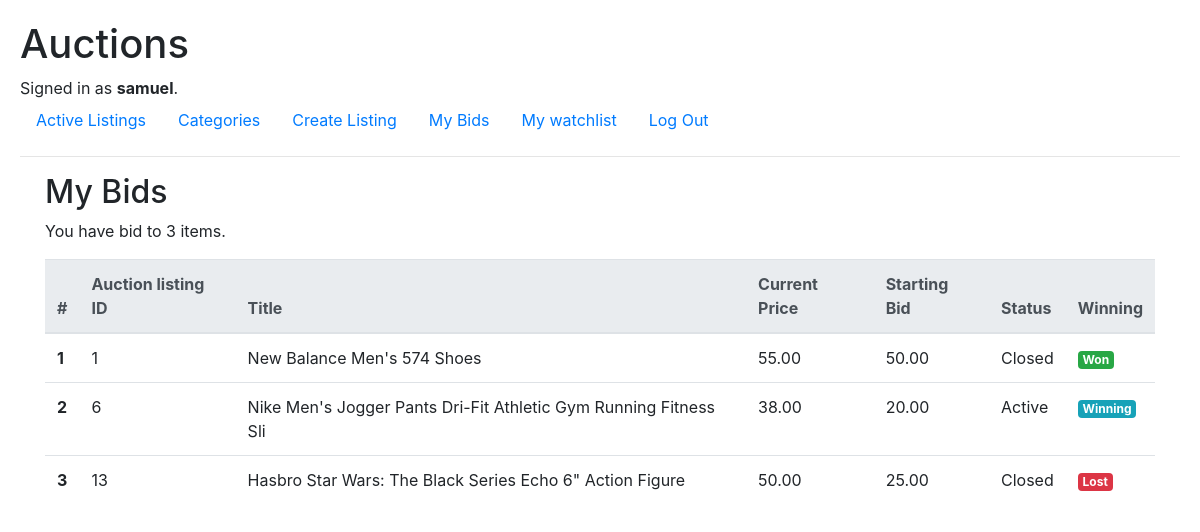
Screenshot of /mybiddings (signed in) with the database file from the repository.
### auctions/models.py (models this page shows, shortened)
class User(AbstractUser):
    email = models.EmailField(unique=True)

class Auction(models.Model):
    title = models.CharField(max_length=64)
    description = models.TextField(max_length=512)
    starting_bid = models.DecimalField(max_digits=9, decimal_places=2, default=0.00)
    current_bid = models.DecimalField(max_digits=9, decimal_places=2, default=0.00)
    category = models.ForeignKey(Category, on_delete=models.CASCADE, related_name="auction_category", blank=True, null=True) # related_name search all the auctions with a given category
    imageURL = models.URLField(blank=True)
    seller = models.ForeignKey(User, on_delete=models.CASCADE, related_name="auction_seller")
    closed = models.BooleanField(default=False)
    creation_date = models.DateTimeField(auto_now_add=True)
    update_date = models.DateTimeField(auto_now=True, null=True)
    end_date = models.DateTimeField(null=True)

### auctions/views.py (the view)
# urls.py: path("mybiddings", views.mybiddings, name="mybiddings")
@login_required(login_url="login")
def mybiddings(request):
    try:
        mybiddings= Bid.objects.filter(bider=request.user.id).values('auction').distinct()
        auction_numbers = mybiddings.values_list('auction', flat=True)
        unique_auctions = Auction.objects.filter(id__in=auction_numbers)
        auction_status_dict = {}
        for auction_id in auction_numbers:
            try:
                highest_bidder = Bid.objects.filter(auction=auction_id).order_by('-bid_price').first().bider
                is_highest_bidder = highest_bidder == request.user
                auction_status_dict[auction_id] = is_highest_bidder
            except Bid.DoesNotExist:
                auction_status_dict[auction_id] = False
    except ObjectDoesNotExist:
        mybiddings = None
        unique_auctions = None
        auction_numbers = 0
    return render(request, "auctions/mybiddings.html", {
        "mybiddings": mybiddings,
        "unique_auctions": unique_auctions,
        "Num": len(unique_auctions),
        "auction_status_dict": auction_status_dict
    })

### auctions/templates/auctions/mybiddings.html
{% extends "auctions/layout.html" %}
{% block body %}
<div class="container">
    <h2>My Bids</h2>
    {% if mybiddings %}
    <div><p>You have bid to {{ Num }} items.</p></div>
    <table class="table table-hover">
        <thead class="thead-light">
          <tr>
            <th scope="col">#</th>
            <th scope="col">Auction listing ID</th>
            <th scope="col">Title</th>
            <th scope="col">Current Price</th>
            <th scope="col">Starting Bid</th>
            <th scope="col">Status</th>
            <th scope="col">Winning</th>
          </tr>
        </thead>
        <tbody>
        {% for auction in unique_auctions %}
          <tr>
            <th scope="row">{{ forloop.counter }}</th>
            <td>{{ auction.id }}</td>
            <td><a href="{% url 'listing' auction.id %}" style="color: inherit;">{{ auction.title }}</a></td>
            <td>{{ auction.current_bid }}</td>
            <td>{{ auction.starting_bid }}</td>
            <td>
                {% if auction.closed %}
                    Closed
                {% else %}
                    Active
                {% endif %}
            </td>
            <td>
              {% for id, flag in auction_status_dict.items %}
              {% if id == auction.id  %}
              {% if flag and auction.closed %}
              <span class="badge badge-success" id="status">Won</span>
              {% elif flag and not auction.closed %}
              <span class="badge badge-info" id="status">Winning</span>
              {% elif not flag and auction.closed %}
              <span class="badge badge-danger" id="status">Lost</span>
              {% elif not flag and not auction.closed %}
              <span class="badge badge-danger" id="status">Losing</span>
              {% endif %}
              {% endif %}
              {% endfor %}
          </td>
          </tr>
        {% endfor %}
        </tbody>
      </table>
      {% else %}
      <p>No items in your Bidding list.</p>
      {% endif %}
</div>
{% endblock %}

### auctions/templates/auctions/layout.html (shortened to what this page needs)
{% load static %}
<!DOCTYPE html>
<html lang="en">
    <head>
        <link rel="stylesheet" href="https://stackpath.bootstrapcdn.com/bootstrap/4.4.1/css/bootstrap.min.css">
        <link href="{% static 'auctions/styles.css' %}" rel="stylesheet">
    </head>
    <body>
        <h1>Auctions</h1>
        <div>
            {% if user.is_authenticated %}
                Signed in as <strong>{{ user.username }}</strong>.
            {% else %}
                Not signed in.
            {% endif %}
        </div>
        <ul class="nav">
            <li class="nav-item">
                <a class="nav-link" href="{% url 'index' %}">Active Listings</a>
            </li>
            <li class="nav-item">
                <a class="nav-link" href="{% url 'categories' %}">Categories</a>
            </li>
            {% if user.is_authenticated %}
                <li class="nav-item">
                    <a class="nav-link" href="{% url 'create' %}">Create Listing</a>
                </li>
                <li class="nav-item">
                    <a class="nav-link" href="{% url 'mybiddings' %}">My Bids</a>
                </li>
                <li class="nav-item">
                    <a class="nav-link" href="{% url 'watchlist' %}">My watchlist</a>
                </li>
                <li class="nav-item">
                    <a class="nav-link" href="{% url 'logout' %}">Log Out</a>
                </li>
            {% endif %}
        </ul>
        <hr>
        {% block body %}
        {% endblock %}
    </body>
</html>

### auctions/static/auctions/styles.css (style rules this page uses)
body { margin: 10px; padding: 10px; }

### rows the page displays
User: username "samuel"
Auction: id "1", title "New Balance Men's 574 Shoes", current_bid "55.00", starting_bid "50.00", closed "Closed"
Auction: id "6", title "Nike Men's Jogger Pants Dri-Fit Athletic Gym Running Fitness Sli", current_bid "38.00", starting_bid "20.00", closed "Active"
Auction: id "13", title "Hasbro Star Wars: The Black Series Echo 6\" Action Figure", current_bid "50.00", starting_bid "25.00", closed "Closed"

### other values shown
{{ Num }} "3"
